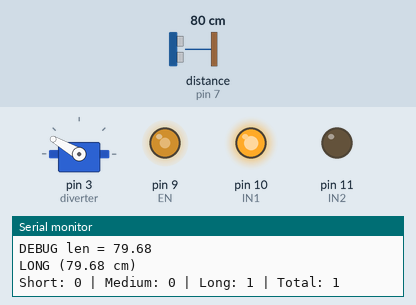
Recording of a sketch running on a simulated Arduino Uno, built with avr-gcc and run on an emulated ATmega328P. Shown: servo, output pins drawn as LEDs (lit = HIGH), the last lines printed to the serial monitor. Wiring (inferred from the names in the program): ultrasonic range finder: trigger pin 6; echo pin 7. The test bench sets the inputs (shaded band); at power-on: distance to the obstacle (sensor on pin 7) 80 cm. The echo pulse lasts 58.3 µs per cm; pins used as bus, display or sensor lines are not drawn.

Above: at 1.2 s.
1.3 s: distance to the obstacle (sensor on pin 7) set to 23 cm
3.1 s: distance to the obstacle (sensor on pin 7) set to 18 cm
At 4.9 s:
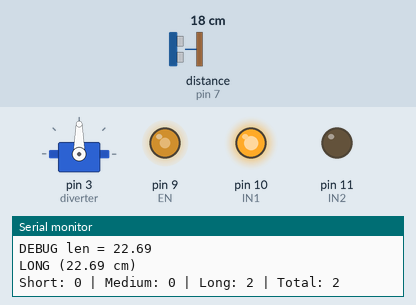
6.1 s: distance to the obstacle (sensor on pin 7) set to 12 cm
9.1 s: distance to the obstacle (sensor on pin 7) set to 9 cm
At 11.6 s:
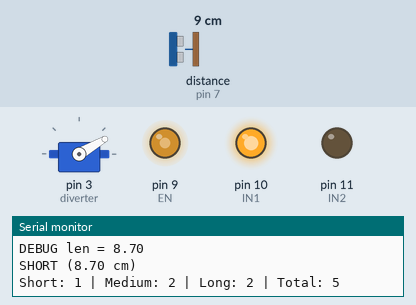
12.1 s: distance to the obstacle (sensor on pin 7) set to 2 cm
13.8 s: distance to the obstacle (sensor on pin 7) set to 4 cm
At 15.8 s:
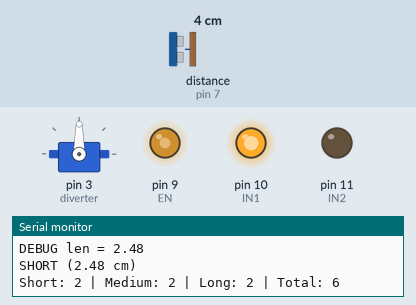
Timing chart, 0 to 17.8 s (numbered marks = the images above; inputs shaded):
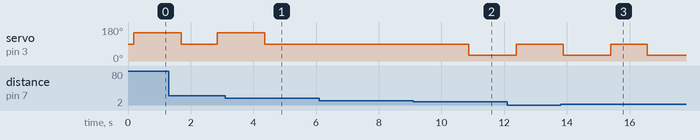

The sketch:

sorter.ino
```cpp
#include <Servo.h>

#define TRIG 6
#define ECHO 7
#define EN 9
#define IN1 10
#define IN2 11

const float BASE_CM = 100.0;
const float MIN_LEN = 2.0;
const float SHORT_MAX = 10.0;
const float MED_MAX = 20.0;

Servo diverter;
int shortCount = 0, medCount = 0, longCount = 0;

float getDistance() {
  digitalWrite(TRIG, LOW); delayMicroseconds(2);
  digitalWrite(TRIG, HIGH); delayMicroseconds(10);
  digitalWrite(TRIG, LOW);
  long d = pulseIn(ECHO, HIGH, 30000);
  if (d == 0) return -1;
  return d * 0.0343 / 2.0;
}

float getLength() {
  float sum = 0; int n = 0;
  for (int i = 0; i < 5; i++) {
    float d = getDistance();
    if (d > 0) { sum += d; n++; }
    delay(30);
  }
  if (n == 0) return -1;
  return sum / n;
}

void setup() {
  Serial.begin(9600);
  pinMode(TRIG, OUTPUT); pinMode(ECHO, INPUT);
  pinMode(EN, OUTPUT); pinMode(IN1, OUTPUT); pinMode(IN2, OUTPUT);
  diverter.attach(3);
  diverter.write(90);
  digitalWrite(IN1, HIGH); digitalWrite(IN2, LOW);
  analogWrite(EN, 150);
  Serial.println("Sorter ready");
}

void loop() {
  float len = getLength();
  Serial.print("DEBUG len = "); Serial.println(len);
  if (len < MIN_LEN) { delay(200); return; }
  if (len <= SHORT_MAX) {
    diverter.write(30); shortCount++;
    Serial.print("SHORT");
  } else if (len <= MED_MAX) {
    diverter.write(90); medCount++;
    Serial.print("MEDIUM");
  } else {
    diverter.write(150); longCount++;
    Serial.print("LONG");
  }
  Serial.print(" ("); Serial.print(len); Serial.println(" cm)");

  Serial.print("Short: "); Serial.print(shortCount);
  Serial.print(" | Medium: "); Serial.print(medCount);
  Serial.print(" | Long: "); Serial.print(longCount);
  Serial.print(" | Total: "); Serial.println(shortCount + medCount + longCount);

  delay(1500);
  diverter.write(90);
  delay(1000);
}
```

Measured:
- the behaviour switches between 21 and 20 cm on distance to the obstacle (sensor on pin 7) (found by bisection; images 0 and 1)
- the behaviour switches between 11 and 10 cm on distance to the obstacle (sensor on pin 7) (found by bisection; images 1 and 2)
- after the input at 3.1 s, servo on pin 3 (diverter): goes on until 4.4 s, then stays 90°
- after the input at 9.1 s, servo on pin 3 (diverter): 90° → 30° after 1.8 s
- after the input at 13.8 s, servo on pin 3 (diverter): 90° → 30° after 0.09 s, → 90° 1.5 s later, → 30° 1.2 s later
